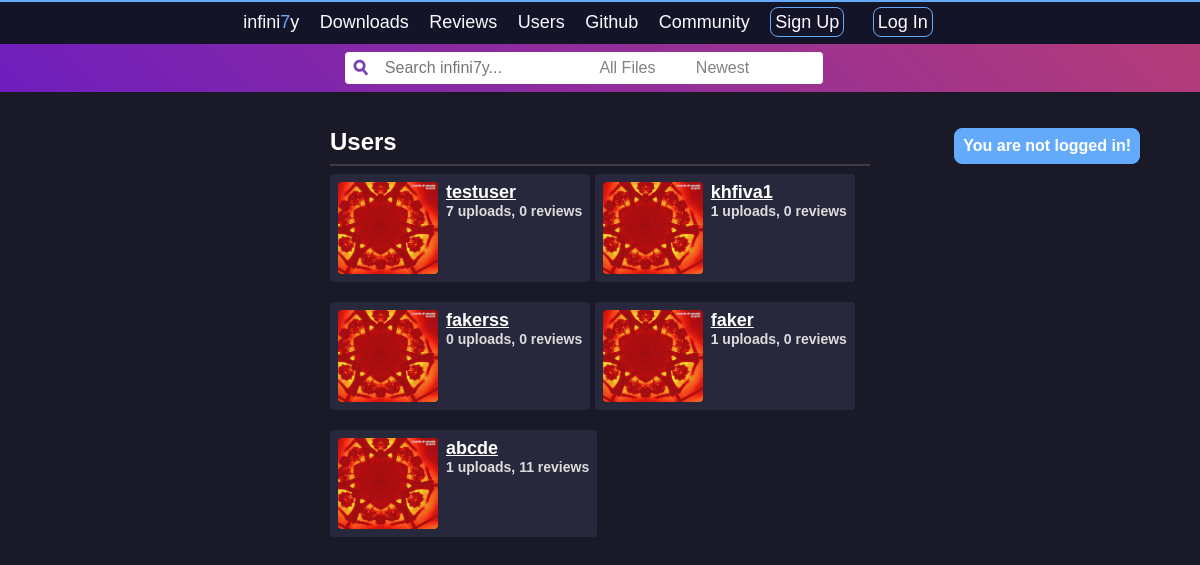
Page /s7uploads/users/ on the committed database.
### s7uploads/models.py (models this page shows, shortened)
class S7User(models.Model):
    user = models.OneToOneField(User, unique=True, on_delete=models.CASCADE)
    def num_uploads(self):
        return Upload.objects.filter(user=self).count()
    def num_reviews(self):
        return Review.objects.filter(user=self).count()

### s7uploads/views.py (the view)
# urls.py: path('users/', views.UserListView.as_view(), name='users'),
class UserListView(generic.ListView):
    model = S7User
    template_name = 's7uploads/users.html'
    context_object_name = 'user_list'
    def get_queryset(self):
        return S7User.objects.all()
    def get_context_data(self, **kwargs):
        c = super(generic.ListView, self).get_context_data(**kwargs)
        user = self.request.user
        if not user.is_anonymous:
            s7user = S7User.objects.filter(user=user)[:1]
            if s7user:
                c['s7user'] = s7user.get()
        c['search_form'] = SearchForm()
        return c

### s7uploads/forms.py
class SearchForm(forms.Form):
    search_line = forms.CharField(max_length=200, required=False)
    def __init__(self, *args, **kwargs):
        super(SearchForm, self).__init__(*args, **kwargs)
        self.fields['search_line'].widget.attrs.update({
            'placeholder': '  Search infini7y...',
            'onfocus': "this.placeholder=''"
            })

### s7uploads/templates/s7uploads/users.html (shortened to what this page needs)
{% extends "s7uploads/navbar.html" %}
{% load static %}
{% block content %}
<section id="main-content">
{% if user %}
		{% if user.is_anonymous %}
			<section id="userbanner-nolog">
				<h4>You are not logged in!</h4>
			</section>
		{% endif %}
{% endif %}
<section id="upload">
{% if user_list %}
	<h1>Users</h1>
	<div id="blackstripe"></div>
	<div id="userlist">
		<ul>
		{% for user in user_list %}
			<li>
			<div id="userlisttext">
			<a href="{% url 's7uploads:index' %}?tags={{user.user.username}}"> {{ user.user.username }} </a>
			<h1>{{ user.num_uploads }} uploads, {{ user.num_reviews }} reviews</h1>
			</div>
			<img src="/static/s7uploads/images/default_profile.jpg"></img>
			</li>
		{% endfor %}
		</ul>
	</div>
{% else %}
	<p> Nothing to see here. </p>
{% endif %}
</section>
</section>
{% endblock %}

### s7uploads/static/s7uploads/style.css (style rules this page uses)
* { margin: 0; padding: 0; font-family: sans-serif; }
div#blackstripe { background-color: rgb(60, 60, 65); height: 2px; width: 100%; margin-bottom: 8px; margin-top: 8px; }
#userbanner-nolog { margin-bottom: 16px; padding: 8px; border-radius: 8px; border: 1px solid; border-color: var(--site-blue); background-color: var(--site-blue); color: rgb(255, 255, 255); float: right; }
#searchbanner input { height: 32px; border: 0px solid; border-radius: 2px; color: rgb(190, 190, 190); font-size: 16; color: rgb(130, 130, 130); }
#main-content { margin: 0 auto; margin-top: 128px; width: 90%; max-width: 1200px; }
#upload { margin: 0 auto; width: 50%; position: relative; color: rgb(220, 220, 220); }
#upload ul { margin-bottom: 16px; }
#upload li { list-style-type: none; background-color: var(--element-bg); border-radius: 8px; margin-bottom: 16px; padding-top: 6px; }
#upload h1 { color: rgb(255, 255, 255); font-size: 24px; }
#upload ul li img { width: 100%; }
#userlist ul { margin: 0 auto; }
#userlist li { padding-top: 8px; padding-bottom: 8px; padding-left: 8px; padding-right: 8px; display: inline-block; border-radius: 4px; }
#userlist ul li a { color: rgb(255, 255, 255); }
#userlist ul li h1 { color: rgb(220, 220, 220); }
#userlisttext { float: right; margin-left: 8px; }
#userlist li a { font-size: 18px; font-weight: bold; color: rgb(60, 60, 65); }
#userlist h1 { font-size: 14px; color: rgb(80, 80, 85); }
#userlist img { max-width: 100px; float: left; border-radius: 4px; }

### rows in the picture
S7User: user.username "testuser", num_uploads "7", num_reviews "0"
S7User: user.username "khfiva1", num_uploads "1", num_reviews "0"
S7User: user.username "fakerss", num_uploads "0", num_reviews "0"
S7User: user.username "faker", num_uploads "1", num_reviews "0"
S7User: user.username "abcde", num_uploads "1", num_reviews "11"
